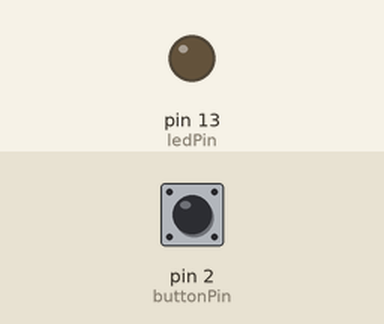
Simulated run of this sketch. Board: Arduino Uno, built with avr-gcc and run on an emulated ATmega328P. Shown: output pins drawn as LEDs (lit = HIGH). The inputs (shaded band) are chosen by the test bench; at power-on: pin 2 (buttonPin) HIGH.

Above: at 1.2 s.
1.3 s: pin 2 (buttonPin) pulled LOW for 0.15 s
At 1.7 s:
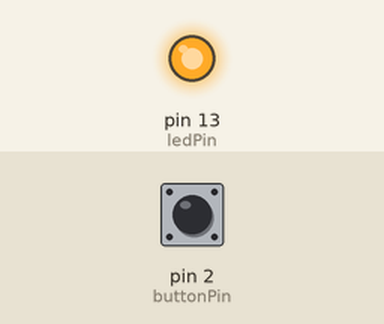
Timing chart, 0 to 4.3 s (numbered marks = the images above; inputs shaded):
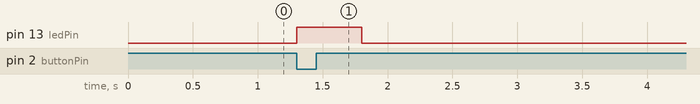

The sketch:

volatile.ino
```cpp
volatile bool isButtonPressed=false;
const int buttonPin=2;
const int ledPin=13;

void setup(){
  pinMode(buttonPin,INPUT_PULLUP);
  pinMode(ledPin,OUTPUT);
  attachInterrupt(digitalPinToInterrupt(buttonPin),onButtonPress,FALLING);
}

void loop(){
  if(isButtonPressed){
    digitalWrite(ledPin,HIGH);
    delay(500);
    digitalWrite(ledPin,LOW);
    isButtonPressed=false;
  }
}

void onButtonPress(){
  isButtonPressed=true;
}
```

Measured:
- after the input at 1.3 s, pin 13 (ledPin): LOW → HIGH at once, → LOW 0.50 s later
